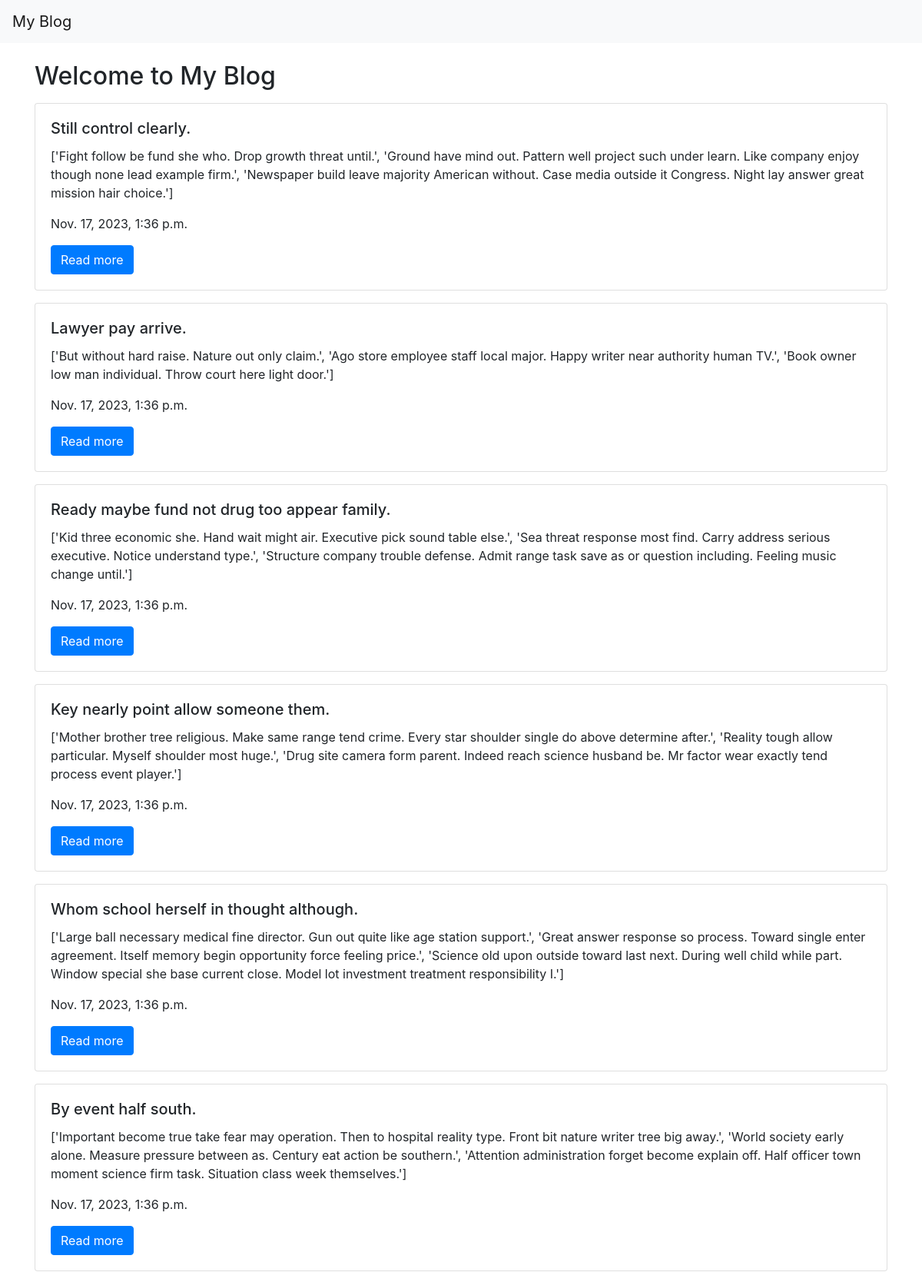
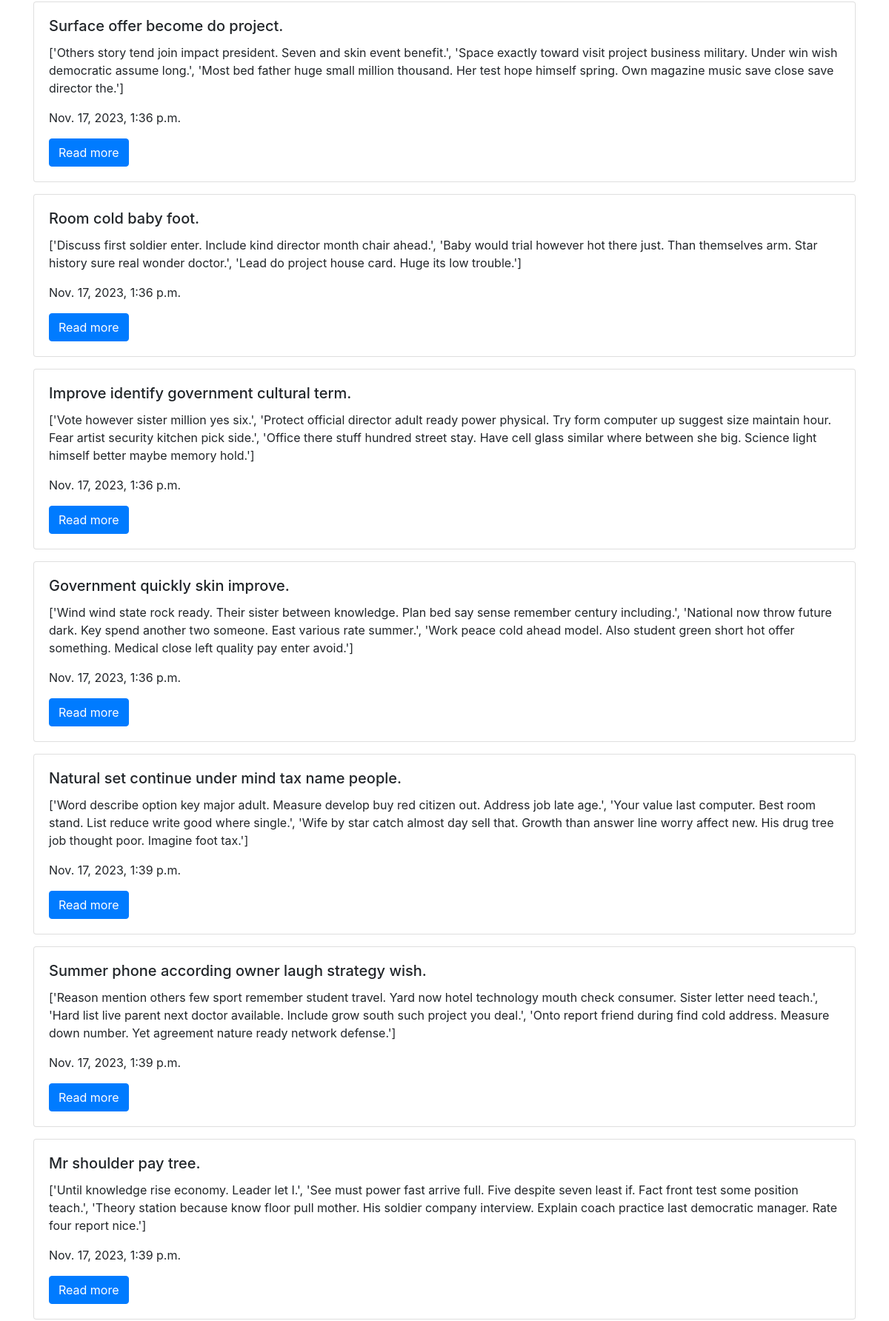
The page / (upper part) on the database its author committed (2 pictures, top to bottom).
### blogapp/models.py (models this page shows, shortened)
class Postmodel(models.Model):
    title = models.CharField(max_length=200)
    content = models.TextField()
    pub_date = models.DateTimeField(auto_now_add=True)

### blogapp/views.py (the view)
# urls.py: path('', home_view, name='home'),
def home_view(request):
    posts = Postmodel.objects.all()
    return render(request, 'home.html', {'posts': posts})

### templates/home.html (shortened to what this page needs)
<!DOCTYPE html>
{% extends 'base.html' %}
{% block content %}
    <h2>Welcome to My Blog</h2>
    {% for post in posts %}
        <div class="card my-3">
            <div class="card-body">
                <h5 class="card-title">{{ post.title }}</h5>
                <p class="card-text">{{ post.content }}</p>
                <p class="card-text">{{ post.pub_date }}</p>
                <a href="post_detail/{{post.id}}" class="btn btn-primary">Read more</a>
            </div>
        </div>
    {% endfor %}
{% endblock %}

### templates/base.html (shortened to what this page needs)
<!DOCTYPE html>
<html lang="en">
<head>
    <link rel="stylesheet" href="https://maxcdn.bootstrapcdn.com/bootstrap/4.5.2/css/bootstrap.min.css">
</head>
<body>
<nav class="navbar navbar-expand-lg navbar-light bg-light">
    <a class="navbar-brand" href="#">My Blog</a>
</nav>
<div class="container mt-4">
    {% block content %}{% endblock %}
</div>
</body>
</html>

### rows shown on the page
Postmodel: title "Still control clearly.", content "['Fight follow be fund she who. Drop growth threat until.', 'Ground have mind out. Pattern well project such under learn. Like company enjoy though none lead example firm.', 'Newspaper build leave majority American without. Case media outside it Congress. Night lay answer great mission hair choice.']", pub_date "Nov. 17, 2023, 1:36 p.m."
Postmodel: title "Lawyer pay arrive.", content "['But without hard raise. Nature out only claim.', 'Ago store employee staff local major. Happy writer near authority human TV.', 'Book owner low man individual. Throw court here light door.']", pub_date "Nov. 17, 2023, 1:36 p.m."
Postmodel: title "Ready maybe fund not drug too appear family.", content "['Kid three economic she. Hand wait might air. Executive pick sound table else.', 'Sea threat response most find. Carry address serious executive. Notice understand type.', 'Structure company trouble defense. Admit range task save as or question including. Feeling music change until.']", pub_date "Nov. 17, 2023, 1:36 p.m."
Postmodel: title "Key nearly point allow someone them.", content "['Mother brother tree religious. Make same range tend crime. Every star shoulder single do above determine after.', 'Reality tough allow particular. Myself shoulder most huge.', 'Drug site camera form parent. Indeed reach science husband be. Mr factor wear exactly tend process event player.']", pub_date "Nov. 17, 2023, 1:36 p.m."
Postmodel: title "Whom school herself in thought although.", content "['Large ball necessary medical fine director. Gun out quite like age station support.', 'Great answer response so process. Toward single enter agreement. Itself memory begin opportunity force feeling price.', 'Science old upon outside toward last next. During well child while part. Window special she base current close. Model lot investment treatment responsibility I.']", pub_date "Nov. 17, 2023, 1:36 p.m."
Postmodel: title "By event half south.", content "['Important become true take fear may operation. Then to hospital reality type. Front bit nature writer tree big away.', 'World society early alone. Measure pressure between as. Century eat action be southern.', 'Attention administration forget become explain off. Half officer town moment science firm task. Situation class week themselves.']", pub_date "Nov. 17, 2023, 1:36 p.m."
Postmodel: title "Surface offer become do project.", content "['Others story tend join impact president. Seven and skin event benefit.', 'Space exactly toward visit project business military. Under win wish democratic assume long.', 'Most bed father huge small million thousand. Her test hope himself spring. Own magazine music save close save director the.']", pub_date "Nov. 17, 2023, 1:36 p.m."
Postmodel: title "Room cold baby foot.", content "['Discuss first soldier enter. Include kind director month chair ahead.', 'Baby would trial however hot there just. Than themselves arm. Star history sure real wonder doctor.', 'Lead do project house card. Huge its low trouble.']", pub_date "Nov. 17, 2023, 1:36 p.m."
Postmodel: title "Improve identify government cultural term.", content "['Vote however sister million yes six.', 'Protect official director adult ready power physical. Try form computer up suggest size maintain hour. Fear artist security kitchen pick side.', 'Office there stuff hundred street stay. Have cell glass similar where between she big. Science light himself better maybe memory hold.']", pub_date "Nov. 17, 2023, 1:36 p.m."
Postmodel: title "Government quickly skin improve.", content "['Wind wind state rock ready. Their sister between knowledge. Plan bed say sense remember century including.', 'National now throw future dark. Key spend another two someone. East various rate summer.', 'Work peace cold ahead model. Also student green short hot offer something. Medical close left quality pay enter avoid.']", pub_date "Nov. 17, 2023, 1:36 p.m."
Postmodel: title "Natural set continue under mind tax name people.", content "['Word describe option key major adult. Measure develop buy red citizen out. Address job late age.', 'Your value last computer. Best room stand. List reduce write good where single.', 'Wife by star catch almost day sell that. Growth than answer line worry affect new. His drug tree job thought poor. Imagine foot tax.']", pub_date "Nov. 17, 2023, 1:39 p.m."
Postmodel: title "Summer phone according owner laugh strategy wish.", content "['Reason mention others few sport remember student travel. Yard now hotel technology mouth check consumer. Sister letter need teach.', 'Hard list live parent next doctor available. Include grow south such project you deal.', 'Onto report friend during find cold address. Measure down number. Yet agreement nature ready network defense.']", pub_date "Nov. 17, 2023, 1:39 p.m."
Postmodel: title "Mr shoulder pay tree.", content "['Until knowledge rise economy. Leader let I.', 'See must power fast arrive full. Five despite seven least if. Fact front test some position teach.', 'Theory station because know floor pull mother. His soldier company interview. Explain coach practice last democratic manager. Rate four report nice.']", pub_date "Nov. 17, 2023, 1:39 p.m."
